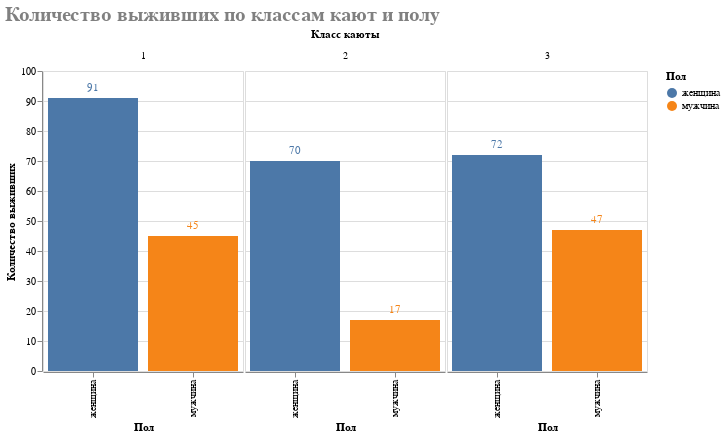

The notebook cell this image was saved under:
### Code cell
# Method # 2. Altair library
df_rus = df.copy()
df_rus["Sex"] = df_rus["Sex"].apply(lambda x: "женщина" if x == "female" else "мужчина")
base = (
    alt.Chart(df_rus)
    .encode(
        alt.X("Sex:O").title("Пол"),
        alt.Y("sum(Survived):Q").title("Количество выживших"),
        alt.Color("Sex:N").title("Пол"),
        alt.Text("sum(Survived):Q"),
    )
    .properties(width=200)
)

chart = (
    alt.layer(base.mark_bar(), base.mark_text(dy=-10))
    .facet(alt.Column("Pclass:N").title("Класс каюты"))
    .configure_facet(spacing=0)
    .properties(title="Количество выживших по классам кают и полу")
)
chart = chart.configure_title(fontSize=20, font="Courier", anchor="start", color="gray")
chart

### Figure 1 — Vega-Lite specification as saved in the notebook (floating-point values rounded to 4 significant figures; data arrays with more than 128 entries replaced by an {"elided": "..."} marker saying what was removed)
{"config": {"view": {"continuousWidth": 300, "continuousHeight": 300}, "facet": {"spacing": 0}, "title": {"anchor": "start", "color": "gray", "font": "Courier", "fontSize": 20}}, "data": {"name": "data-017bfed74419dc51bc01febbcbb8bdd8"}, "facet": {"field": "Pclass", "title": "Класс каюты", "type": "nominal"}, "spec": {"layer": [{"mark": {"type": "bar"}, "encoding": {"color": {"field": "Sex", "title": "Пол", "type": "nominal"}, "text": {"aggregate": "sum", "field": "Survived", "type": "quantitative"}, "x": {"field": "Sex", "title": "Пол", "type": "ordinal"}, "y": {"aggregate": "sum", "field": "Survived", "title": "Количество выживших", "type": "quantitative"}}}, {"mark": {"type": "text", "dy": -10}, "encoding": {"color": {"field": "Sex", "title": "Пол", "type": "nominal"}, "text": {"aggregate": "sum", "field": "Survived", "type": "quantitative"}, "x": {"field": "Sex", "title": "Пол", "type": "ordinal"}, "y": {"aggregate": "sum", "field": "Survived", "title": "Количество выживших", "type": "quantitative"}}}], "width": 200}, "title": "Количество выживших по классам кают и полу", "$schema": "https://vega.github.io/schema/vega-lite/v5.15.1.json", "datasets": {"data-017bfed74419dc51bc01febbcbb8bdd8": {"elided": "891 records"}}}
